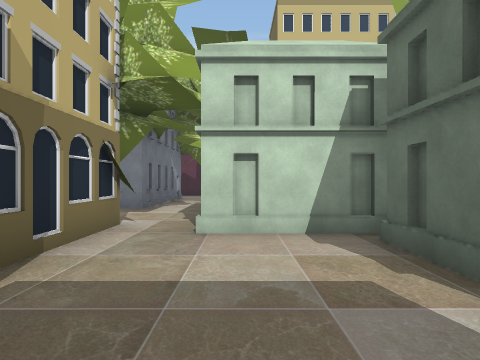
View 1 (above)

24 first-person views from a walk through a 3-D level made in the Unity game engine. The camera is 1.5 m above the floor, looks level and sees 75° across. The floor is counted in squares, 2 m on a side. Each view is taken from the middle of a square. On the plan, view 1 faces up. The plan holds only what a view shows up to about 10 squares ahead; the rest is blank. The place goes on beyond the plan. The player character is not drawn. Some animated figures are not drawn. Some surface patterns are stand-ins.

View 2
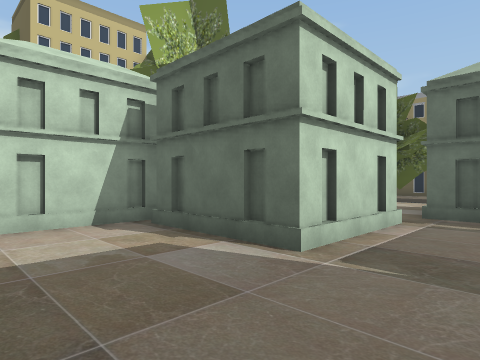

View 3
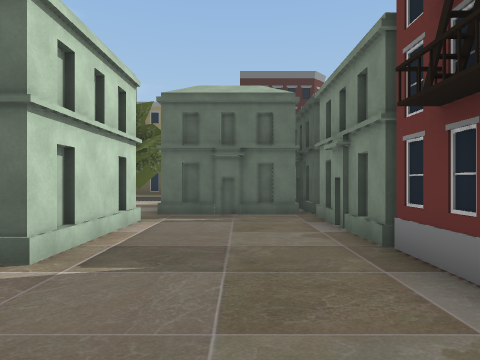

View 4
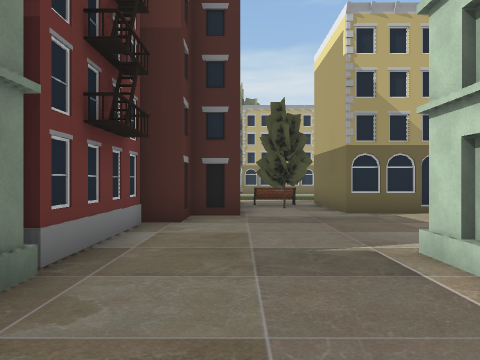

View 5
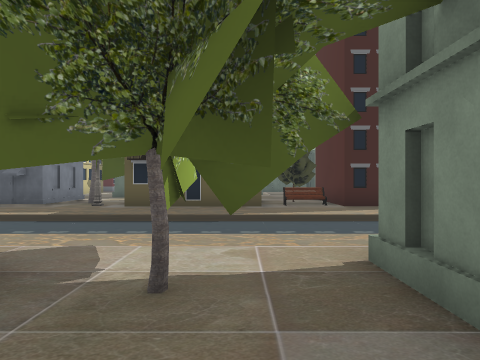

View 6
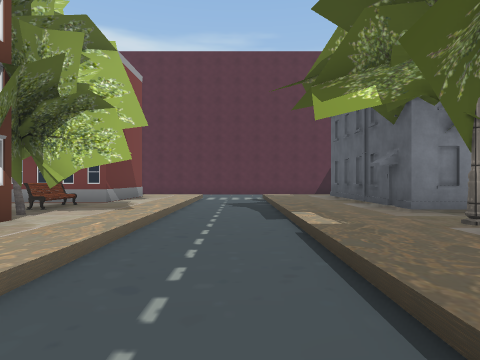

View 7
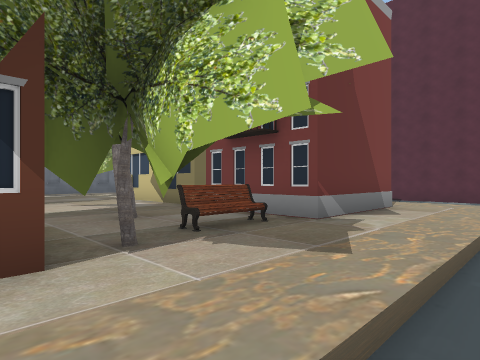

View 8
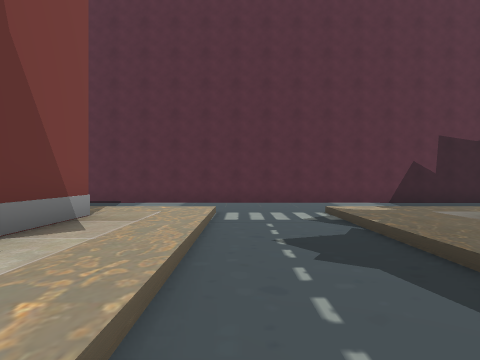

View 9
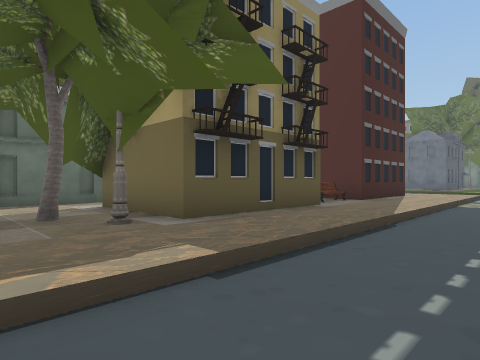

View 10
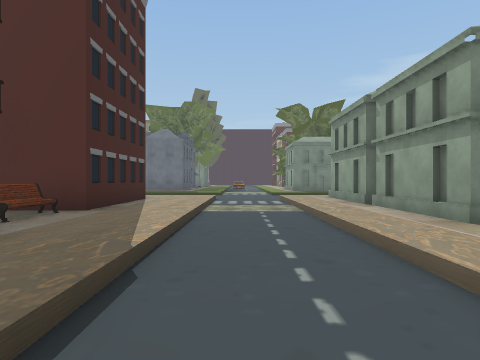

View 11
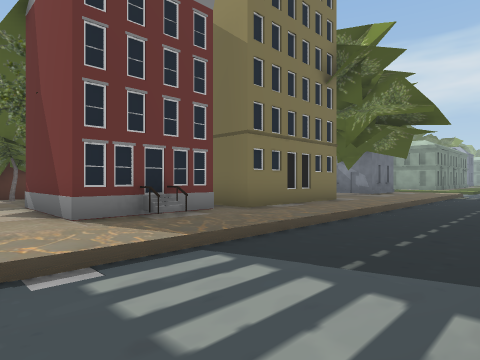

View 12
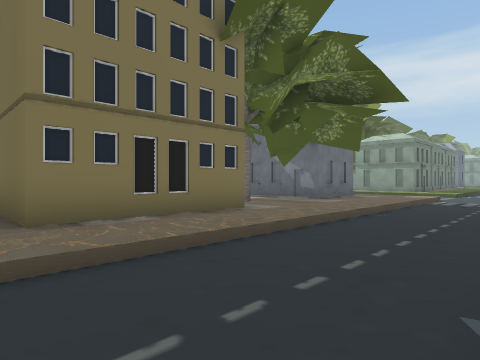

View 13
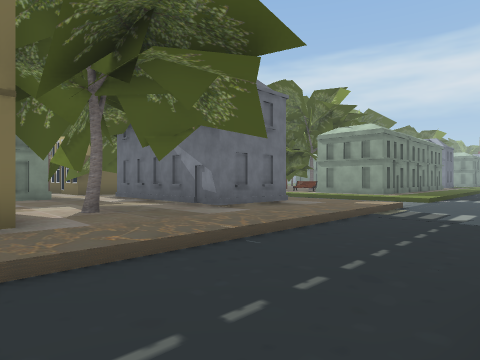

View 14
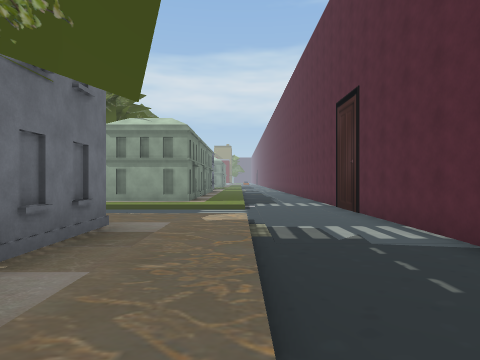

View 15
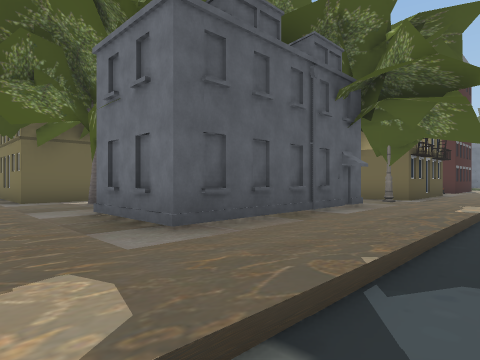

View 16
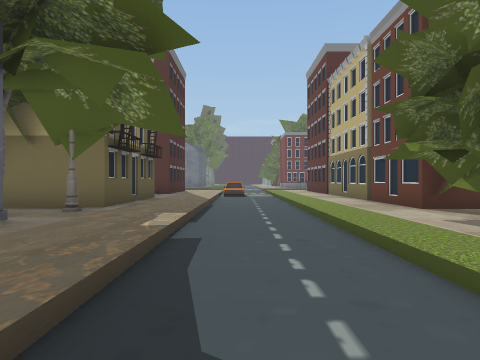

View 17
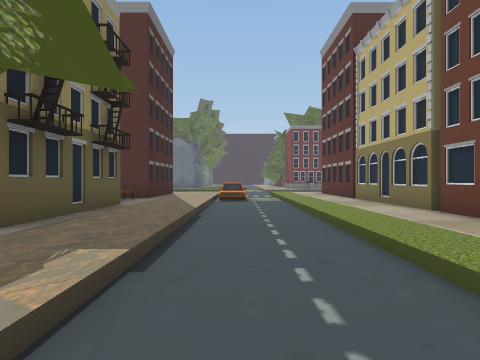

View 18
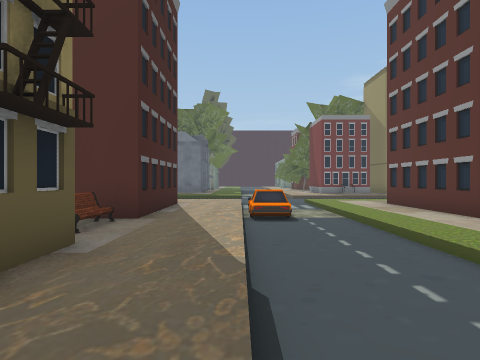

View 19
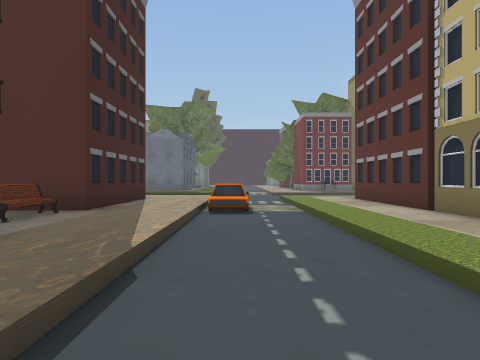

View 20
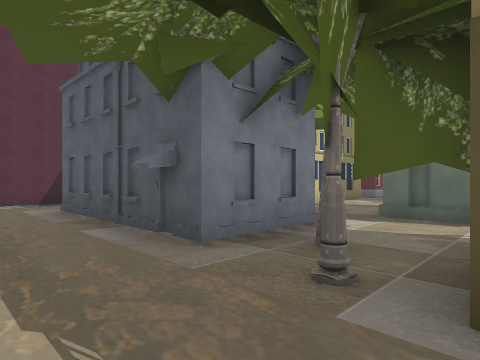

View 21
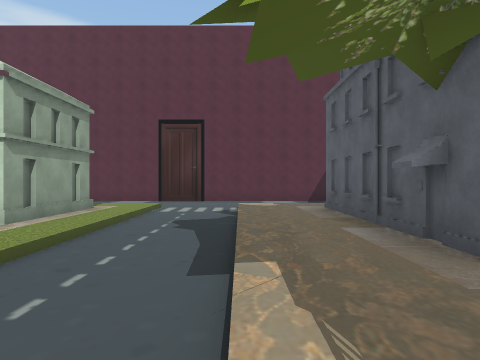

View 22
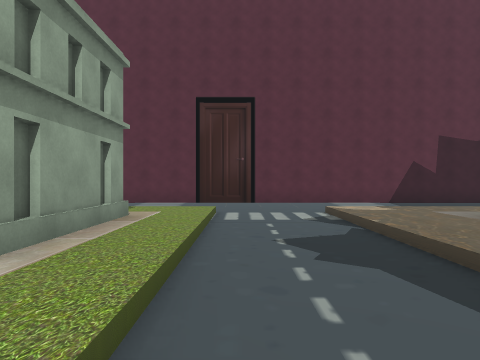

View 23
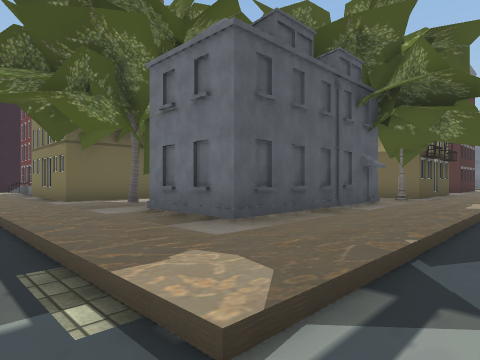

View 24
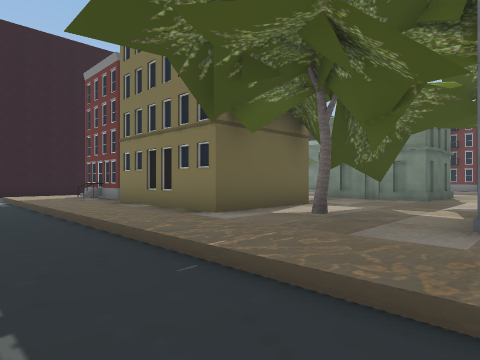

### Floor plan
Key: @ floor where view 1 was taken; # wall or solid block; x gap in a wall; . main floor; - floor 0.25 m lower than the main floor; / step, stairs or slope; ^ raised ledge; T tree; B building; E bench; S streetlight; C car.
Columns run from 11 left of view 1 to 28 right of it. Each row starts with its distance up from view 1.
 19  #######            #
 18 ------------------------------
 17 ---------------------------------
 16  --------------------------------------
 15 //--//////////////////--////////////////
 14 ..--/.................--/...............
 13 B.--/..##....#######..--/..##....######
 12 #.--/.###..#.####  #..--/.## ..#.#
 11 #.--/.###....####  #..--/.#  ....#
 10 ..--/.###..T.....^#^..--/.#  ..T.
  9 ..--/..##..........E..--/..  .....
  8 ..--/..#B........#.E..--/..#B.....
  7 T.--/..x...# B  .. TT.--/..x...##B
  6 ..--/.S #..#       #..--/.S  #.#
  5 ..--/.####.###      ..--/.####.#
  4 ..--/.#  #...#B     ..--/.#
  3 ..--/.#  #...#    .TT.--/.#
  2 ..--/.####...#   .TT..--/.#
  1 ..--/........###......--/...
  0 ..--///ET..@.....#  ..--///E
 -1 ..--/.####.......B  ..--/.###
 -2 ..--/.#  ##......#  ..--/.#
 -3 ..-C/.#   ####B######.--/.#
 -4 ..-C/.#             #.--/.#
 -5 ..--/.#             #.--/.#

Positions as (right, up) in squares from view 1, and headings:
1: (0, 0), facing up
2: (-1, -1), facing up-right
3: (-1, -1), facing right
4: (5, -1), facing left
5: (6, 2), facing right
6: (12, 2), facing up
7: (11, 6), facing up-left
8: (11, 8), facing up
9: (11, 8), facing down-right
10: (12, 5), facing down
11: (10, 18), facing down-left
12: (6, 18), facing down-left
13: (2, 18), facing down-left
14: (0, 15), facing left
15: (-8, 15), facing down-right
16: (-8, 12), facing down
17: (-8, 9), facing down
18: (-7, 5), facing down
19: (-8, 5), facing down
20: (-7, 5), facing up-right
21: (-7, 5), facing up
22: (-9, 8), facing up
23: (12, 16), facing down-right
24: (17, 17), facing down-right
